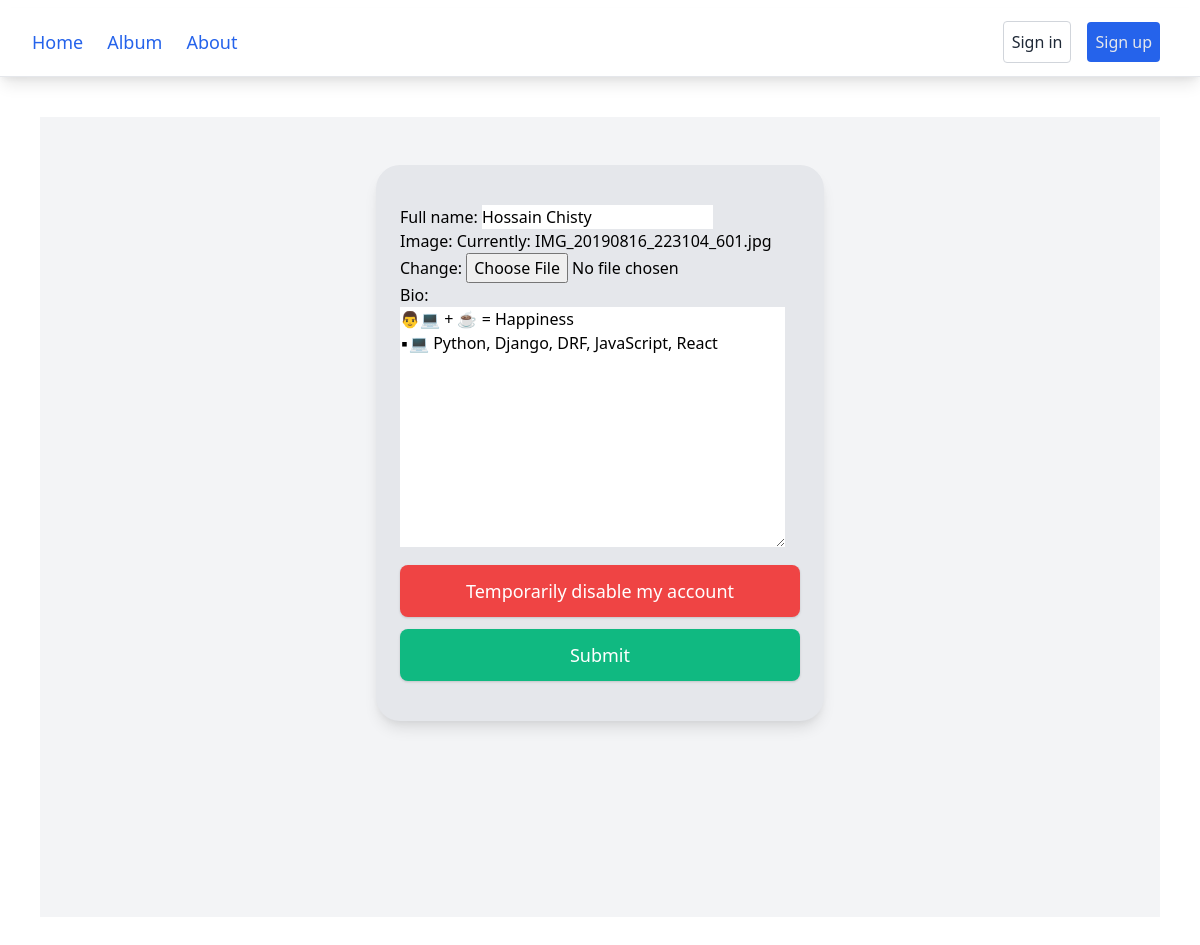
Before: /accounts/edit/1/ with the older database file.
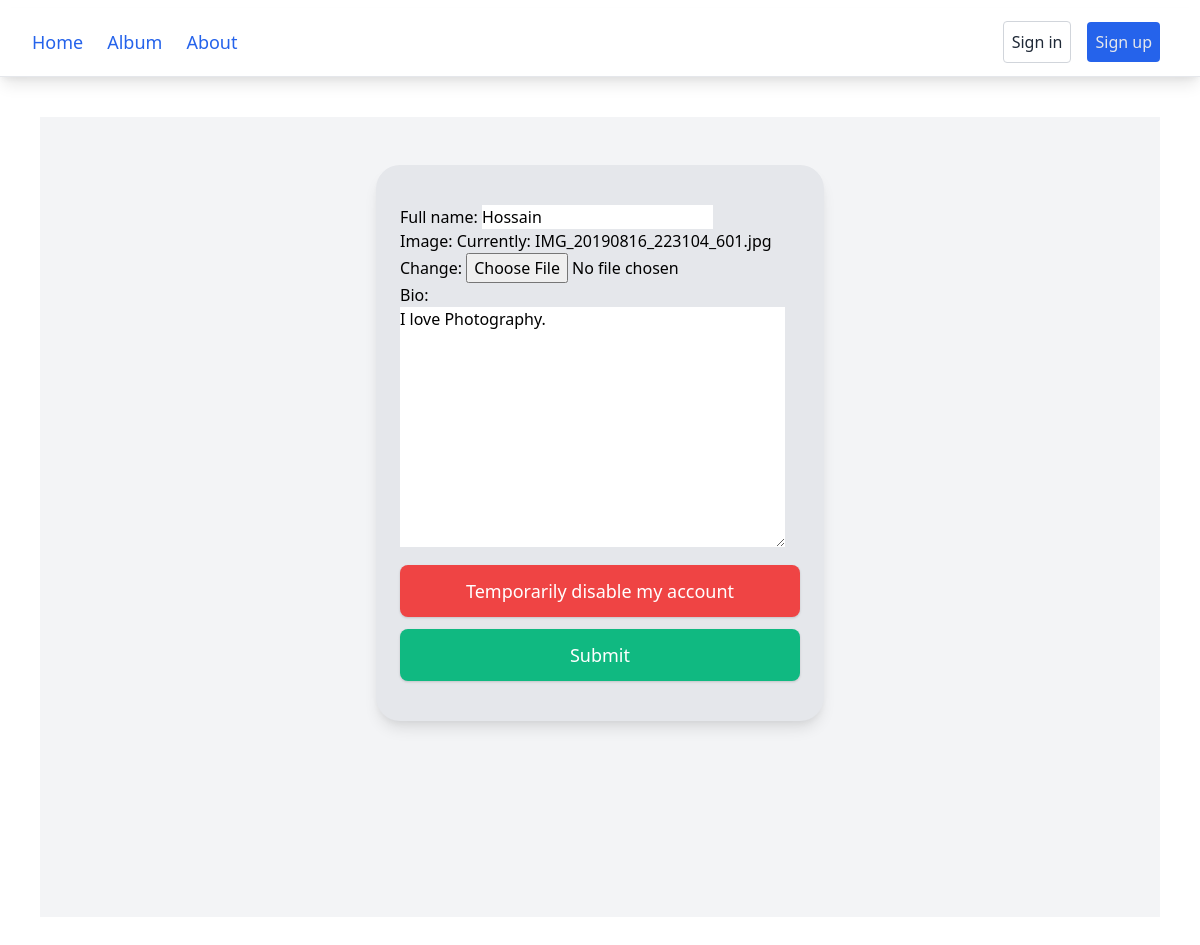
After: the same page with the newer database file.
### Album/models.py (models this page shows)
class Profile(models.Model):
    user = models.OneToOneField(User, null=True,blank=True, on_delete=models.CASCADE)
    full_name = models.CharField(max_length=255, blank=True,null=True)
    image = models.ImageField(default='profile.png')
    bio = models.TextField()
    joind_date = models.DateTimeField(auto_now_add=True)
    def __str__(self):
        return str(self.id)

### Album/views.py (the view)
# urls.py: path('accounts/edit/<int:pk>/',views.editProfile, name="Editprofile"),
def editProfile(request,pk):
    profiles = Profile.objects.get(id=pk)
    print(profiles)
    form = EditProfile(instance=profiles)
    if request.method == "POST":
        form = EditProfile(request.POST, request.FILES, instance=profiles)
        if form.is_valid():
            form.save()
            return redirect('/profile')
    context = { 'form':form}
    return render(request,'editProfile.html', context)

### Album/forms.py
class EditProfile(ModelForm):
    class Meta:
        model = Profile
        fields = '__all__'
        exclude = ['user','hastags',]

### Album/templates/editProfile.html (shortened to what this page needs)
<!DOCTYPE html>
<html lang="en">
{% load static %}
{% load tailwind_filters %}
<head>
    <link href="https://cdn.jsdelivr.net/npm/tailwindcss/dist/tailwind.min.css" rel="stylesheet">
    <link rel="stylesheet" href="{% static 'css/main.css' %}">
</head>
<body>
   {% include 'navbar.html' %}
    <div class="min-h-screen bg-gray-100 sm:p-12 m-10">
        <div class="mx-auto max-w-md px-6 py-10 bg-gray-200 border-0 shadow-lg sm:rounded-3xl">
            <form method="POST" novalidate enctype="multipart/form-data">
                    {{ form|crispy }}
            <button id="button"
                    type="submit"
                    class="w-full px-6 py-3 mt-3 text-lg text-white transition-all duration-150 ease-linear rounded-lg shadow outline-none bg-red-500  hover:bg-black-600 hover:shadow-lg focus:outline-none">
                    <a href="">Temporarily disable my account</a>
                    </button>
            <button id="button"
                    type="submit"
                    class="w-full px-6 py-3 mt-3 text-lg text-white transition-all duration-150 ease-linear rounded-lg shadow outline-none bg-green-500  hover:bg-black-600 hover:shadow-lg focus:outline-none">Submit</button>
            </form>
        </div>
    </div>
</body>
</html>

Changed rows visible on the page:
changed Profile: full_name "Hossain Chisty" → "Hossain"; bio "👨💻 + ☕ = Happiness ▪💻 Python, Django, DRF, JavaScript, React" → "I love Photography."
